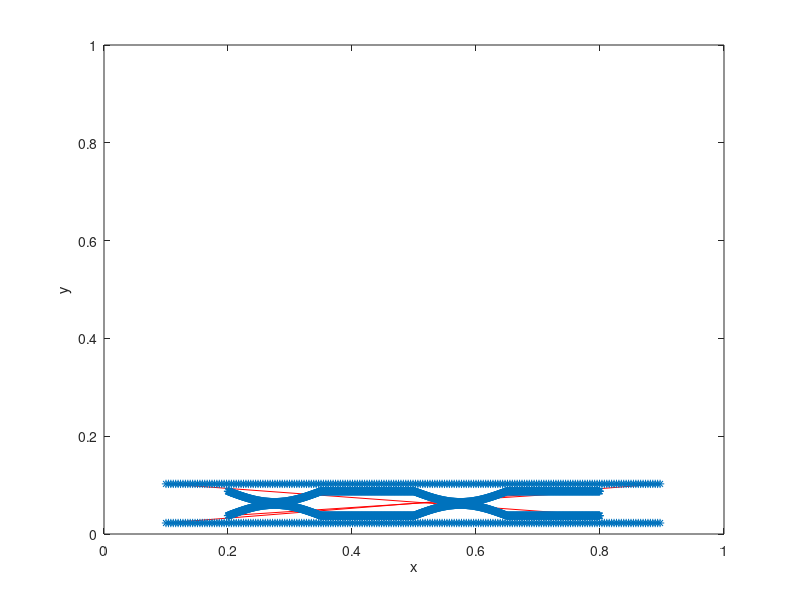

MATLAB code to generate this figure:
%-------------------------------------------------------------------------------------------------------------------%
%
% IB2d is an Immersed Boundary Code (IB) for solving fully coupled non-linear 
% 	fluid-structure interaction models. This version of the code is based off of
%	Peskin's Immersed Boundary Method Paper in Acta Numerica, 2002.
%
% Author: Nicholas A. Battista
% Email:  nickabattista@gmail.com
% Date Created: January 8th, 2018
% Institution: UNC-CH
%
% This code is capable of creating Lagrangian Structures using:
% 	1. Springs
% 	2. Beams (torsional springs, non-invariant beams)
% 	3. Target Points
%	4. Muscle-Model (combined Force-Length-Velocity model, "HIll+(Length-Tension)")
%
% One is able to update those Lagrangian Structure parameters, e.g., spring constants, resting lengths, etc
% 
% There are a number of built in Examples, mostly used for teaching purposes. 
% 
% If you would like us to add a specific muscle model, please let Nick (nickabattista@gmail.com) know.
%
%--------------------------------------------------------------------------------------------------------------------%

%%%%%%%%%%%%%%%%%%%%%%%%%%%%%%%%%%%%%%%%%%%%%%%%%%%%%%%%%%%%%%%%%%%%%%%%%%%%%%%%%%%%%%
%
% FUNCTION: creates the geometry and prints associated input files
%
%%%%%%%%%%%%%%%%%%%%%%%%%%%%%%%%%%%%%%%%%%%%%%%%%%%%%%%%%%%%%%%%%%%%%%%%%%%%%%%%%%%%%%

function Make_Your_Geometry_and_Input_Files()

%
% Grid Parameters (MAKE SURE MATCHES IN input2d !!!)
%
Nx =  1024;      % # of Eulerian Grid Pts. in x-Direction (MUST BE EVEN!!!)
Lx = 1.0;        % Length of Eulerian Grid in x-Direction
dx = Lx/Nx;      % Grid spatial resolution

Ny = 128;        % # of Eulerian Grid Pts. in y-Direction (MUST BE EVEN!!!)
Ly = 0.125;      % Length of Eulerian Grid in y-Direction

%
% Immersed Structure Geometric / Dynamic Parameters %
%
ds = 0.5*dx;                % Lagrangian Pt. Spacing (2x resolution of Eulerian grid)
struct_name = 'sea_spider'; % Name for .vertex, .spring, etc files. (must match what's in 'input2d')
legD = 0.08;                % leg diameter
gutD = 0.5*0.1;             % gut diameter

% Call function to construct geometry
[xLag,yLag,Ninfo] = give_Me_Immsersed_Boundary_Geometry(ds,Nx,Lx,legD,gutD);

% Call function to construct initial background concentration
[Concentration,~] = give_Me_Initial_Concentration(Lx,Ly,Nx,Ny,dx,legD,gutD);


% Plot Geometry to test
plot(xLag,yLag,'r-'); hold on;
plot(xLag,yLag,'*'); hold on;
xlabel('x'); ylabel('y');
axis([0 Lx 0 Lx]);

% Prints USEFUL INFO FOR UPDATE_SPRINGS to screen:
fprintf('\n\n USEFUL FOR UPDATE_SPRINGS: \n');
fprintf(' gutD: %d  (gut diameter)\n',gutD);
fprintf(' Ninfo(1): %d  (# of pts on top of gut)\n',Ninfo(1));
fprintf(' Ninfo(2): %d  (# of pts in gut)\n',Ninfo(2));
fprintf(' Ninfo(3): %d  (# of pts before bottom of gut)\n\n\n',Ninfo(3));

% Prints .vertex file!
print_Lagrangian_Vertices(xLag,yLag,struct_name);


% Prints .spring file!
k_Spring_Adj = 5e7;                   % Spring stiffness (adjacent lag. pts)
k_Spring_Across = 1e3;                % Spring stiffness (across)
ds_Adj = ds;                          % Spring resting length (adjacent)
ds_Across = legD;                     % Spring resting length (across)
print_Lagrangian_Springs(xLag,yLag,k_Spring_Adj,k_Spring_Across,ds_Adj,ds_Across,struct_name,Ninfo)


% Prints .beam (torsional spring) file !
%k_Beam = 1e8;               % Beam Stiffness (does not need to be equal for all beams)
%C = 0;                      % "Curvature" of initial configuration
%print_Lagrangian_Beams(xLag,yLag,k_Beam,C,struct_name,Ninfo);


% Prints .nonInv_beam (torsional spring) file !
k_Beam = 1e7;               % Beam Stiffness (does not need to be equal for all beams)
print_Lagrangian_nonInv_Beams(xLag,yLag,k_Beam,struct_name,Ninfo)


% Prints .target file!
k_Target = 1e6;
print_Lagrangian_Target_Pts(xLag,k_Target,struct_name,Ninfo);

% Prints .porous file!
alpha = 1e-4; 
print_Lagrangian_Porosity(xLag,alpha,struct_name,Ninfo)

% Prints .concentration file!
kDiffusion = 5e-5;
print_Concentration_Info(Nx,Ny,Concentration,kDiffusion,struct_name);


%%%%%%%%%%%%%%%%%%%%%%%%%%%%%%%%%%%%%%%%%%%%%%%%%%%%%%%%%%%%%%%%%%%%%%%%
%
% FUNCTION: prints VERTEX points to a file called 'struct_name'.vertex
%
%%%%%%%%%%%%%%%%%%%%%%%%%%%%%%%%%%%%%%%%%%%%%%%%%%%%%%%%%%%%%%%%%%%%%%%%

function print_Lagrangian_Vertices(xLag,yLag,struct_name)

    N = length(xLag); % Total # of Lag. Pts

    vertex_fid = fopen([struct_name '.vertex'], 'w');

    fprintf(vertex_fid, '%d\n', N );

    %Loops over all Lagrangian Pts.
    for s = 1:N
        X_v = xLag(s);
        Y_v = yLag(s);
        fprintf(vertex_fid, '%1.16e %1.16e\n', X_v, Y_v);
    end

    fclose(vertex_fid);

    
%%%%%%%%%%%%%%%%%%%%%%%%%%%%%%%%%%%%%%%%%%%%%%%%%%%%%%%%%%%%%%%%%%%%%%%%
%
% FUNCTION: prints TARGET points to a file called 'struct_name'.target
%
%%%%%%%%%%%%%%%%%%%%%%%%%%%%%%%%%%%%%%%%%%%%%%%%%%%%%%%%%%%%%%%%%%%%%%%%

function print_Lagrangian_Target_Pts(xLag,k_Target,struct_name,Ninfo)

    % Ninfo(2): # of lag. pts. before leg (outer tube) geometry

    N = length(xLag)-Ninfo(2);

    target_fid = fopen([struct_name '.target'], 'w');

    fprintf(target_fid, '%d\n', N );

    % Hold ends of gut in place
    fprintf(target_fid, '%d %1.16e\n', 1, k_Target);
    fprintf(target_fid, '%d %1.16e\n', Ninfo(1), k_Target);
    fprintf(target_fid, '%d %1.16e\n', Ninfo(1)+1, k_Target);    
    fprintf(target_fid, '%d %1.16e\n', Ninfo(2), k_Target);

    
    %Loops over all Lagrangian Pts.
    for s = Ninfo(2)+1:length(xLag)
        fprintf(target_fid, '%d %1.16e\n', s, k_Target);
    end

    fclose(target_fid);   

%%%%%%%%%%%%%%%%%%%%%%%%%%%%%%%%%%%%%%%%%%%%%%%%%%%%%%%%%%%%%%%%%%%%%%%%
%
% FUNCTION: prints POROSITY points to a file called 'struct_name'.porous
%
%%%%%%%%%%%%%%%%%%%%%%%%%%%%%%%%%%%%%%%%%%%%%%%%%%%%%%%%%%%%%%%%%%%%%%%%

function print_Lagrangian_Porosity(xLag,alpha,struct_name,Ninfo)

    % Ninfo(2): # of lag. pts. before leg (outer tube) geometry

    N = length(xLag)-Ninfo(2);
    
    porous_fid = fopen([struct_name '.porous'], 'w');

    fprintf(porous_fid, '%d\n', N );

    %Loops over all Lagrangian Pts.
    for s = Ninfo(2)+1:length(xLag)
        if s == Ninfo(2)+1
            fprintf(porous_fid, '%d %1.16e %1.16e\n', s, alpha,-2);      
        elseif s == Ninfo(2)+2
            fprintf(porous_fid, '%d %1.16e %1.16e\n', s, alpha,-1);
        elseif s== Ninfo(3)-1
            fprintf(porous_fid, '%d %1.16e %1.16e\n', s, alpha,1);
        elseif s==Ninfo(3)
            fprintf(porous_fid, '%d %1.16e %1.16e\n', s, alpha,2);
        elseif s == Ninfo(3)+1
            fprintf(porous_fid, '%d %1.16e %1.16e\n', s, alpha,-2);      
        elseif s == Ninfo(3)+2
            fprintf(porous_fid, '%d %1.16e %1.16e\n', s, alpha,-1);
        elseif s== length(xLag)-1
            fprintf(porous_fid, '%d %1.16e %1.16e\n', s, alpha,1);
        elseif s== length(xLag)
            fprintf(porous_fid, '%d %1.16e %1.16e\n', s, alpha,2);
        else
            fprintf(porous_fid, '%d %1.16e %1.16e\n', s, alpha,0);
        end
    end

    fclose(porous_fid); 

%%%%%%%%%%%%%%%%%%%%%%%%%%%%%%%%%%%%%%%%%%%%%%%%%%%%%%%%%%%%%%%%%%%%%%%%
%
% FUNCTION: prints CONCENTRATION INFO to file called
%           'struct_name'.concentration
%
%%%%%%%%%%%%%%%%%%%%%%%%%%%%%%%%%%%%%%%%%%%%%%%%%%%%%%%%%%%%%%%%%%%%%%%%
    
function print_Concentration_Info(Nx,Ny,C,kDiffusion,struct_name)

    con_fid = fopen([struct_name '.concentration'], 'w');

    fprintf(con_fid, '%d\n', kDiffusion );

    for i=1:Ny
        for j=1:Nx
            fprintf(con_fid, '%1.16e ', C(i,j) );
        end
        fprintf(con_fid,'\n');
    end    
        
    
%%%%%%%%%%%%%%%%%%%%%%%%%%%%%%%%%%%%%%%%%%%%%%%%%%%%%%%%%%%%%%%%%%%%%%%%
%
% FUNCTION: prints SPRING points to a file called 'struct_name'.spring
%
%%%%%%%%%%%%%%%%%%%%%%%%%%%%%%%%%%%%%%%%%%%%%%%%%%%%%%%%%%%%%%%%%%%%%%%%

function print_Lagrangian_Springs(xLag,yLag,k_Spring_Adj,k_Spring_Across,ds_Adj,ds_Across,struct_name,Ninfo)

    N = Ninfo(2)-2 + Ninfo(1); % adjacent and then across

    spring_fid = fopen([struct_name '.spring'], 'w');

    fprintf(spring_fid, '%d\n', N );    % Print # of springs 

    %SPRINGS ACROSS GUT
    for s = 1:Ninfo(1)
        sTOP = s;
        sBOT = s+Ninfo(1);
        ds_Across = sqrt( (xLag(sTOP)-xLag(sBOT))^2 + (yLag(sTOP)-yLag(sBOT))^2 );
        if ( (s < 50) || ( s > Ninfo(1)-50) )
            fprintf(spring_fid, '%d %d %1.16e %1.16e\n', sTOP, sBOT, 1e-1, ds_Across);
        else
            fprintf(spring_fid, '%d %d %1.16e %1.16e\n', sTOP, sBOT, k_Spring_Across, ds_Across);
        end
    end
    
    
    %SPRINGS ADJACENT VERTICES (top)
    for s = 1:Ninfo(1)-1
        fprintf(spring_fid, '%d %d %1.16e %1.16e\n', s, s+1, k_Spring_Adj, ds_Adj);  
    end
    
    %SPRINGS ADJACENT VERTICES (bot)
    for s = Ninfo(1)+1:Ninfo(2)-1
        fprintf(spring_fid, '%d %d %1.16e %1.16e\n', s, s+1, k_Spring_Adj, ds_Adj);  
    end
    

    fclose(spring_fid);      

    
    
%%%%%%%%%%%%%%%%%%%%%%%%%%%%%%%%%%%%%%%%%%%%%%%%%%%%%%%%%%%%%%%%%%%%%%%%%%%%%%%%%%%%%
%
% FUNCTION: prints BEAM (Torsional Spring) points to a file called 'struct_name'.beam
%
%%%%%%%%%%%%%%%%%%%%%%%%%%%%%%%%%%%%%%%%%%%%%%%%%%%%%%%%%%%%%%%%%%%%%%%%%%%%%%%%%%%%%

function print_Lagrangian_Beams(xLag,yLag,k_Beam,C,struct_name,Ninfo)

    % k_Beam: beam stiffness
    % C: beam curvature
    
    N = Ninfo(2)-4; % among adjacent lag points

    beam_fid = fopen([struct_name '.beam'], 'w');

    fprintf(beam_fid, '%d\n', N );

    %spring_force = kappa_spring*ds/(ds^2);

    %BEAMS BETWEEN VERTICES (TOP)
    for s = 2:Ninfo(1)-1
        fprintf(beam_fid, '%d %d %d %1.16e %1.16e\n',s-1, s, s+1, k_Beam, C );  
    end
    
    %BEAMS BETWEEN VERTICES (BOT)
    for s = Ninfo(1)+2:Ninfo(2)-1
        fprintf(beam_fid, '%d %d %d %1.16e %1.16e\n',s-1, s, s+1, k_Beam, C );  
    end
    
   
    fclose(beam_fid); 
    
%%%%%%%%%%%%%%%%%%%%%%%%%%%%%%%%%%%%%%%%%%%%%%%%%%%%%%%%%%%%%%%%%%%%%%%%%%%%%%%%%%%%%
%
% FUNCTION: prints BEAM (NON-INVARIANT) points to a file called 'struct_name'.nonInv_beam
%
%%%%%%%%%%%%%%%%%%%%%%%%%%%%%%%%%%%%%%%%%%%%%%%%%%%%%%%%%%%%%%%%%%%%%%%%%%%%%%%%%%%%%

function print_Lagrangian_nonInv_Beams(xLag,yLag,k_Beam,struct_name,Ninfo)

    % k_Beam: beam stiffness
    % C: beam curvature
    
    N = Ninfo(2)-4; % among adjacent lag points

    beam_fid = fopen([struct_name '.nonInv_beam'], 'w');

    fprintf(beam_fid, '%d\n', N );

    %spring_force = kappa_spring*ds/(ds^2);

    %BEAMS BETWEEN VERTICES (TOP)
    for s = 2:Ninfo(1)-1
        fprintf(beam_fid, '%d %d %d %1.16e %1.16e %1.16e\n',s-1, s, s+1, k_Beam, 0, 0 );  
    end
    
    %BEAMS BETWEEN VERTICES (BOT)
    for s = Ninfo(1)+2:Ninfo(2)-1
        fprintf(beam_fid, '%d %d %d %1.16e %1.16e %1.16e\n',s-1, s, s+1, k_Beam, 0, 0 );  
    end
    
    fclose(beam_fid); 
    
        
    
%%%%%%%%%%%%%%%%%%%%%%%%%%%%%%%%%%%%%%%%%%%%%%%%%%%%%%%%%%%%%%%%%%%%%%%%
%
% FUNCTION: computes "curvature" of starting configuration
% 
% NOTE: not curvature in the traditional geometric sense, in the 'discrete'
% sense through cross product.
%
% NOTE: assumes a CLOSED structure
%
%%%%%%%%%%%%%%%%%%%%%%%%%%%%%%%%%%%%%%%%%%%%%%%%%%%%%%%%%%%%%%%%%%%%%%%%

function C = compute_Curvatures(xLag,yLag)

N = length(xLag);
C = zeros( N );

%Note: needs to be done same order as you print .beam file!
for i=1:N
   
   % Pts Xp -> Xq -> Xr (same as beam force calc.)
   
   if ( (i > 1) && (i < N) )
   
        Xp = xLag(i-1); Xq = xLag(i); Xr = xLag(i+1);
        Yp = yLag(i-1); Yq = yLag(i); Yr = yLag(i+1);
   
   elseif (i==1)
       
        Xp = xLag(N); Xq = xLag(i); Xr = xLag(i+1);
        Yp = yLag(N); Yq = yLag(i); Yr = yLag(i+1);
       
   elseif (i==N)
       
        Xp = xLag(N-1); Xq = xLag(N); Xr = xLag(1);
        Yp = yLag(N-1); Yq = yLag(N); Yr = yLag(1);
       
   end
       
   C(i) = (Xr-Xq)*(Yq-Yp) - (Yr-Yq)*(Xq-Xp); %Cross product btwn vectors
      
end
    
    
%%%%%%%%%%%%%%%%%%%%%%%%%%%%%%%%%%%%%%%%%%%%%%%%%%%%%%%%%%%%%%%%%%%%%%%%%
%
% FUNCTION: creates the Lagrangian structure geometry
%
%%%%%%%%%%%%%%%%%%%%%%%%%%%%%%%%%%%%%%%%%%%%%%%%%%%%%%%%%%%%%%%%%%%%%%%%%
 
function [xLag,yLag,Ninfo] = give_Me_Immsersed_Boundary_Geometry(ds,Nx,Lx,legD,gutD)
 
% ds:   Lagrangian pt. spacing
% Nx:   Eulerian grid resolution
% legD: leg (tube) diameter
% gutD: gut diameter

% GUT Useful Points
xTubeHor = 0.2*Lx:ds:0.8*Lx;
yTubeHor = 0.5*(1/8)*Lx*ones(1,length(xTubeHor));

%
% GUT (innter tube) Vertices
%
%yGutTop = yTubeHor+gutD/2;
%yGutTop(1:length(xTubeHor)/4) = -0.45*gutD*sin( pi*(xTubeHor(1:length(xTubeHor)/4) - 0.8)/(0.6/4) ) + yTubeHor(1)+gutD/2;
yGutTop = -0.45*gutD*sin( pi*(xTubeHor - 0.2)/(0.6/4) ) + yTubeHor(1)+gutD/2;
yGutBot =  0.45*gutD*sin( pi*(xTubeHor - 0.2)/(0.6/4) ) + yTubeHor(1)-gutD/2;

for i=1:length(yGutTop)
   
    if yGutTop(i)> yTubeHor(1)+gutD/2
        yGutTop(i) =  yTubeHor(1)+gutD/2;
    end
    
    if yGutBot(i) < yTubeHor(1)-gutD/2
        yGutBot(i) =  yTubeHor(1)-gutD/2;
    end
    
    
    
end

%yGutBot = yTubeHor-gutD/2;
%yGutBot(1:length(xTubeHor)/4) = 0.45*gutD*sin( pi*(xTubeHor(1:length(xTubeHor)/4) - 0.8)/(0.6/4) ) + yTubeHor(1)-gutD/2;

xGut = [xTubeHor xTubeHor];
yGut = [yGutTop yGutBot];


%
% LEG Useful Points
%
xTubeHor = 0.1*Lx:8*ds:0.9*Lx;
yTubeHor = 0.5*(1/8)*Lx*ones(1,length(xTubeHor));

%
% LEG (outer tube) Vertices
%
yLegTop = yTubeHor+legD/2;  %+ 0.0025*sin( pi*(xTubeHor - 0.8)/(0.8/16) );
yLegBot = yTubeHor-legD/2;  %- 0.0025*sin( pi*(xTubeHor - 0.8)/(0.8/16) );

%yTubeLeft = 0.5*(1/8)-legD/2+ds:ds:0.5*(1/8)+legD/2-ds;
%xTubeLeft = 0.2*Lx*ones(1,length(yTubeLeft));

% INCLUDING FOOT (left side)
%xLeg = [xTubeHor xTubeHor xTubeLeft];
%yLeg = [yLegTop  yLegBot  yTubeLeft];

% NOT INCLUDING FOOT (left side)
xLeg = [xTubeHor xTubeHor];
yLeg = [yLegTop  yLegBot ];

%
% Combine Geometries
% 
xLag = [xGut xLeg];
yLag = [yGut yLeg];

%
% Number of points info
%
Ninfo(1) = length(xGut)/2; % # pts along top of gut
Ninfo(2) = length(xGut);   % # pts before start of leg
Ninfo(3) = length(xGut)+length(xLeg)/2; % # of points before bottom of leg
% TESTING (i.e., PLOT IT, yo!)
%plot(xGut,yGut,'r*'); hold on
%plot(xLeg,yLeg,'b*'); hold on;
%axis([0 Lx 0 0.125*Lx]);
%pause();

%%%%%%%%%%%%%%%%%%%%%%%%%%%%%%%%%%%%%%%%%%%%%%%%%%%%%%%%%%%%%%%%%%%
%
% FUNCTION: gives initial concentration gradient inside channel
%
%%%%%%%%%%%%%%%%%%%%%%%%%%%%%%%%%%%%%%%%%%%%%%%%%%%%%%%%%%%%%%%%%%%

function [C,inds] = give_Me_Initial_Concentration(Lx,Ly,Nx,Ny,dx,legD,gutD)

%WHERE OUTER TUBE LIES
%xMin = 0.15; xMax = 0.45;
%yMin = 0.85; yMax = 1.15;

xMin = 0.2; xMax = 0.8;

yMid = Ly/2;
yMax = yMid + 1.02*legD/2;
yMin = yMid - 1.02*legD/2;

x = 0:dx:Lx;
y = 0:dx:Ly;

% FOR BOUSSINESQ
%inds = give_Me_Indices_To_Apply_Force(x,y,xMin,xMax,yMin,yMax);
inds = 0;

% initialize
C = zeros(Ny,Nx);

% put in higher concentration
for i=1:length(y)
    for j=1:length(x)
        yVal = y(i);
        xVal = x(j);
        
        if ( ( xVal >= xMin ) && ( xVal <= xMax) )
           
            yMax = 0.5*(1/8)*Lx + legD/2; %+ 0.0025*sin( pi*(xVal - 0.8)/(0.8/16) );
            yMin = 0.5*(1/8)*Lx - legD/2; %- 0.0025*sin( pi*(xVal - 0.8)/(0.8/16) );

            if yVal >= yMax
                C(i,j) = 1; 
            elseif yVal <= yMin
                C(i,j) = 1;
            end
            
           %if ( ( yVal >= yMax ) || ( yVal <= yMin) )
           %     C(i,j) = 1;
           %end
        end
        
    end
end
